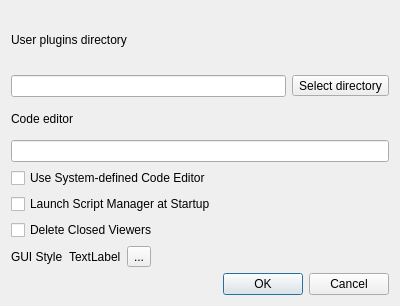
<?xml version="1.0" encoding="UTF-8"?>
<ui version="4.0">
 <class>Dialog</class>
 <widget class="QDialog" name="Dialog">
  <property name="geometry">
   <rect>
    <x>0</x>
    <y>0</y>
    <width>400</width>
    <height>306</height>
   </rect>
  </property>
  <property name="windowTitle">
   <string>Dialog</string>
  </property>
  <property name="windowIcon">
   <iconset theme="settings-configure"/>
  </property>
  <layout class="QGridLayout" name="gridLayout">
   <item row="0" column="0">
    <layout class="QVBoxLayout" name="verticalLayout">
     <item>
      <widget class="QLabel" name="label">
       <property name="text">
        <string>User plugins directory</string>
       </property>
      </widget>
     </item>
     <item>
      <layout class="QHBoxLayout" name="horizontalLayout">
       <item>
        <widget class="QLineEdit" name="userPluginsDirectoryLineEdit"/>
       </item>
       <item>
        <widget class="QToolButton" name="userPluginsDirectoryToolButton">
         <property name="toolTip">
          <string>Select directory containing user plugins</string>
         </property>
         <property name="statusTip">
          <string>Select directory containing user plugins</string>
         </property>
         <property name="whatsThis">
          <string>Select directory containing user plugins</string>
         </property>
         <property name="text">
          <string>Select directory</string>
         </property>
         <property name="icon">
          <iconset theme="document-open-folder"/>
         </property>
        </widget>
       </item>
      </layout>
     </item>
    </layout>
   </item>
   <item row="1" column="0">
    <layout class="QVBoxLayout" name="verticalLayout_2">
     <item>
      <widget class="QLabel" name="label_2">
       <property name="text">
        <string>Code editor</string>
       </property>
      </widget>
     </item>
     <item>
      <widget class="QLineEdit" name="codeEditorLineEdit">
       <property name="toolTip">
        <string>&lt;html&gt;&lt;head/&gt;&lt;body&gt;
&lt;p&gt;Program to use as code editor.
&lt;/p&gt;This can be:
&lt;/p&gt;
&lt;ul&gt;
&lt;li&gt;The name of an executable binary or script. e.g.: kate, nedit. The program must be located in a directory in your $PATH enviornment variable&lt;li&gt;
&lt;li&gt;The full path to an executable, e.g. /usr/bin/kate&lt;/li&gt;
&lt;/ul&gt;&lt;/body&gt;&lt;/html&gt;</string>
       </property>
       <property name="statusTip">
        <string>Program to use as code editor.</string>
       </property>
       <property name="whatsThis">
        <string>&lt;html&gt;&lt;head/&gt;&lt;body&gt;
&lt;p&gt;Program to use as code editor.
&lt;/p&gt;This can be:
&lt;/p&gt;
&lt;ul&gt;
&lt;li&gt;The name of an executable binary or script. e.g.: kate, nedit. The program must be located in a directory in your $PATH enviornment variable&lt;li&gt;
&lt;li&gt;The full path to an executable, e.g. /usr/bin/kate&lt;/li&gt;
&lt;/ul&gt;&lt;/body&gt;&lt;/html&gt;</string>
       </property>
      </widget>
     </item>
     <item>
      <widget class="QCheckBox" name="useSystemCodeEditorCheckBox">
       <property name="text">
        <string>Use System-defined Code Editor</string>
       </property>
      </widget>
     </item>
    </layout>
   </item>
   <item row="2" column="0">
    <layout class="QHBoxLayout" name="horizontalLayout_4">
     <item>
      <widget class="QCheckBox" name="autoLaunchScriptManagerCheckBox">
       <property name="text">
        <string>Launch Script Manager at Startup</string>
       </property>
      </widget>
     </item>
     <item>
      <spacer name="horizontalSpacer_2">
       <property name="orientation">
        <enum>Qt::Orientation::Horizontal</enum>
       </property>
       <property name="sizeHint" stdset="0">
        <size>
         <width>40</width>
         <height>20</height>
        </size>
       </property>
      </spacer>
     </item>
    </layout>
   </item>
   <item row="3" column="0">
    <layout class="QHBoxLayout" name="horizontalLayout_3">
     <item>
      <widget class="QCheckBox" name="deleteClosedViewersCheckBox">
       <property name="toolTip">
        <string>Delete viewer instances when their window is closed</string>
       </property>
       <property name="statusTip">
        <string>Delete viewer instances when their window is closed</string>
       </property>
       <property name="whatsThis">
        <string>Delete viewer instances when their window is closed</string>
       </property>
       <property name="text">
        <string>Delete Closed Viewers</string>
       </property>
      </widget>
     </item>
     <item>
      <spacer name="horizontalSpacer">
       <property name="orientation">
        <enum>Qt::Orientation::Horizontal</enum>
       </property>
       <property name="sizeHint" stdset="0">
        <size>
         <width>40</width>
         <height>20</height>
        </size>
       </property>
      </spacer>
     </item>
    </layout>
   </item>
   <item row="4" column="0">
    <layout class="QHBoxLayout" name="horizontalLayout_2">
     <item>
      <widget class="QLabel" name="label_3">
       <property name="text">
        <string>GUI Style</string>
       </property>
      </widget>
     </item>
     <item>
      <widget class="QLabel" name="currentGUIStyleLabel">
       <property name="text">
        <string>TextLabel</string>
       </property>
      </widget>
     </item>
     <item>
      <widget class="QToolButton" name="chooseGUIStyletoolButton">
       <property name="toolTip">
        <string>Select Widget Style (Qt)</string>
       </property>
       <property name="statusTip">
        <string>Select Widget Style (Qt)</string>
       </property>
       <property name="whatsThis">
        <string>Select Widget Style (Qt)</string>
       </property>
       <property name="text">
        <string>...</string>
       </property>
       <property name="icon">
        <iconset theme="edit-paste-style"/>
       </property>
      </widget>
     </item>
     <item>
      <spacer name="horizontalSpacer_3">
       <property name="orientation">
        <enum>Qt::Orientation::Horizontal</enum>
       </property>
       <property name="sizeHint" stdset="0">
        <size>
         <width>40</width>
         <height>20</height>
        </size>
       </property>
      </spacer>
     </item>
    </layout>
   </item>
   <item row="5" column="0">
    <widget class="QDialogButtonBox" name="buttonBox">
     <property name="orientation">
      <enum>Qt::Orientation::Horizontal</enum>
     </property>
     <property name="standardButtons">
      <set>QDialogButtonBox::StandardButton::Cancel|QDialogButtonBox::StandardButton::Ok</set>
     </property>
    </widget>
   </item>
  </layout>
 </widget>
 <resources/>
 <connections>
  <connection>
   <sender>buttonBox</sender>
   <signal>accepted()</signal>
   <receiver>Dialog</receiver>
   <slot>accept()</slot>
   <hints>
    <hint type="sourcelabel">
     <x>248</x>
     <y>254</y>
    </hint>
    <hint type="destinationlabel">
     <x>157</x>
     <y>274</y>
    </hint>
   </hints>
  </connection>
  <connection>
   <sender>buttonBox</sender>
   <signal>rejected()</signal>
   <receiver>Dialog</receiver>
   <slot>reject()</slot>
   <hints>
    <hint type="sourcelabel">
     <x>316</x>
     <y>260</y>
    </hint>
    <hint type="destinationlabel">
     <x>286</x>
     <y>274</y>
    </hint>
   </hints>
  </connection>
 </connections>
</ui>
